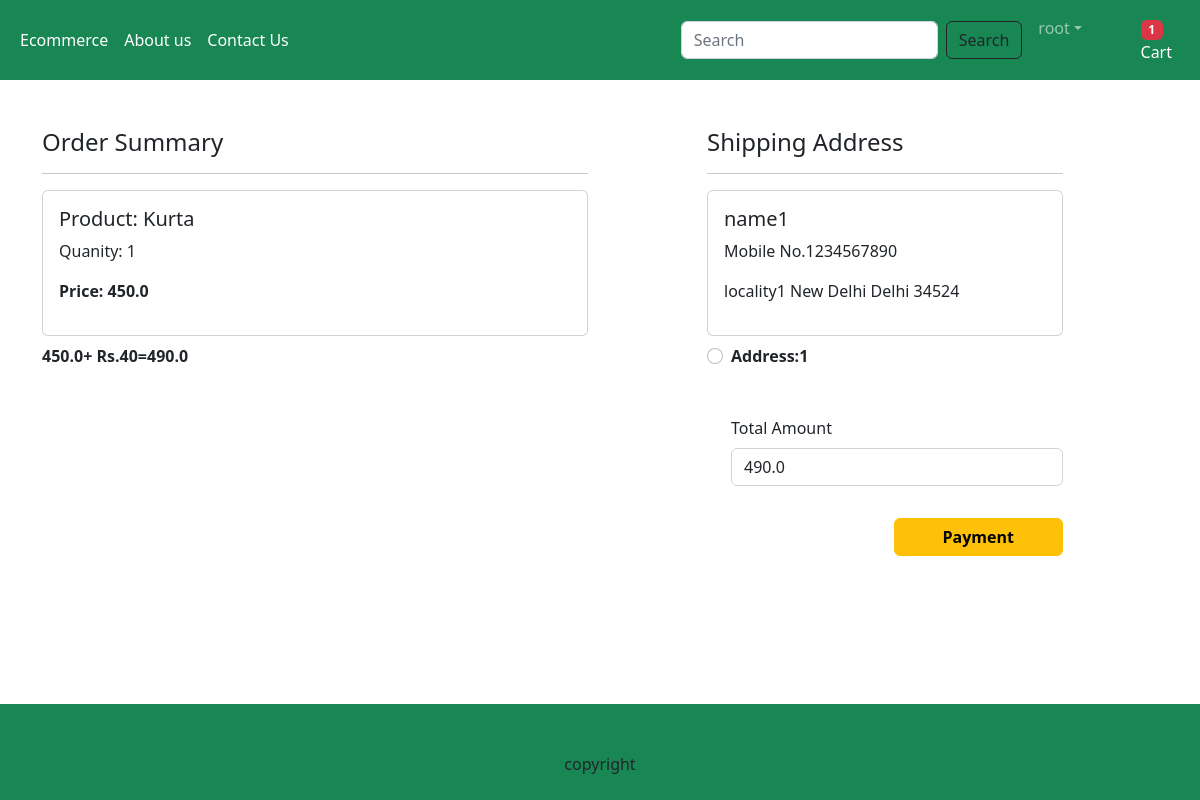
/checkout/ (signed in), run on an earlier commit of the app's database.
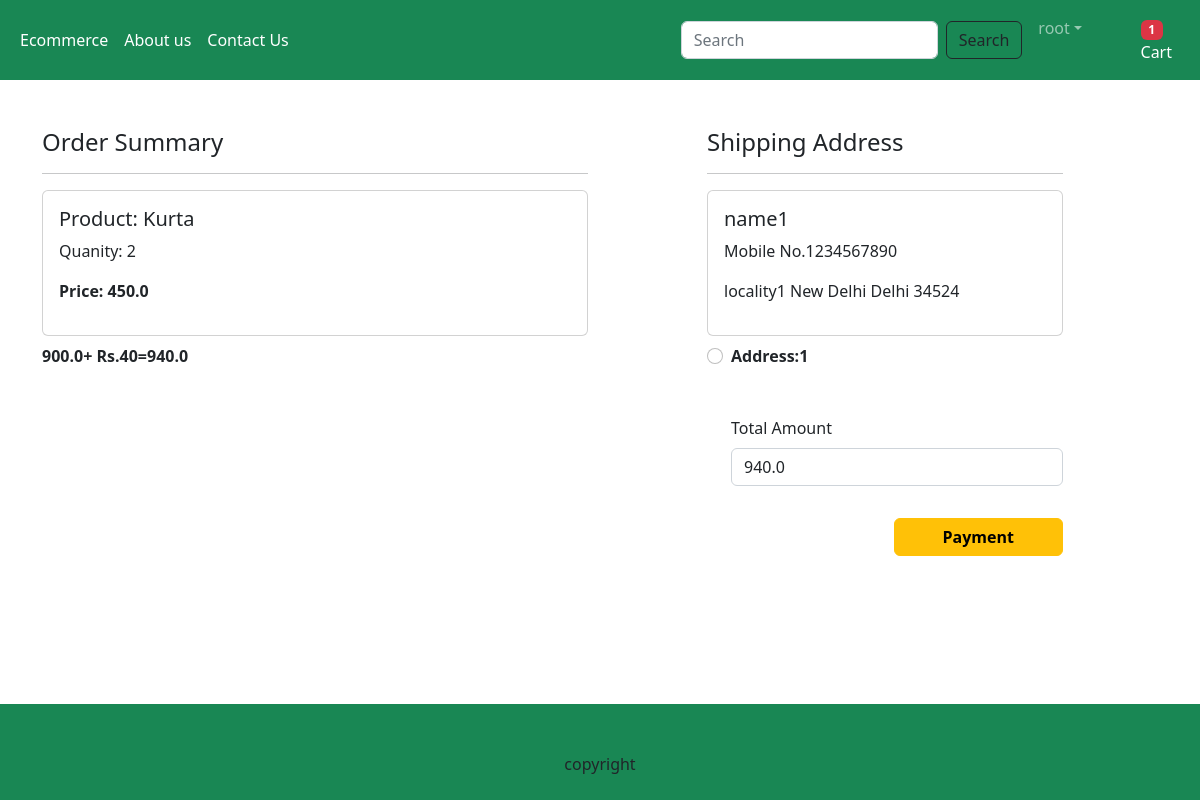
And on a later commit of the database.
### app/models.py (models this page shows, shortened)
class Cart(models.Model):
    user=models.ForeignKey(User,on_delete=models.CASCADE)
    product=models.ForeignKey(Product,on_delete=models.CASCADE)
    quantity=models.PositiveIntegerField(default=1)

class Product(models.Model):
    title=models.CharField(max_length=100)
    selling_price=models.FloatField()
    discounted_price=models.FloatField()
    description=models.TextField()
    category=models.ForeignKey(Category,on_delete=models.CASCADE)
    product_image=models.ImageField(upload_to='product')

### app/views.py (the view)
# urls.py: path('checkout/',views.checkout.as_view(),name="checkout"),
@method_decorator(login_required,name='dispatch')
class checkout(View):
    def get(self,request):
        totalitem=0
        if request.user.is_authenticated:
            totalitem=len(Cart.objects.filter(user=request.user))
        user=request.user
        add=Customer.objects.filter(user=user)
        cart_item=Cart.objects.filter(user=user)
        famount=0
        for p in cart_item:
            value=p.quantity*p.product.discounted_price
            famount+=value
        totalamount=famount+40
        return render(request,'app/checkout.html',locals())

### app/templates/app/checkout.html (shortened to what this page needs)
{% extends 'app/base.html' %}
{% load static %}
{% block main-content %}
<div class="container">
    <div class="row mt-5">
        <div class="col-sm-6">
            <h4>Order Summary</h4>
            <hr>
            {% for item in cart_item %}
            <div class="card mb-2">
                <div class="card-body">
                    <h5>Product: {{item.product.title}}</h5>
                    <p> Quanity: {{item.quantity}}</p>
                    <p class="fw-bold"> Price: {{item.product.discounted_price}}</p>
                </div>
            </div>
            {% endfor %}
            <p class="fw-bold"> {{famount}}+ Rs.40={{totalamount}}</p>
        </div>
        <div class="col-sm-4 offset-sm-1">
            <h4>Shipping Address</h4>
            <hr>
            <form method="post" id="myform">
                {% for ad in add %}
                <div class="card">
                    <div class="card-body">
                        <h5>{{ad.name}}</h5>
                        <p>Mobile No.{{ad.mobile}}</p>
                        <p>{{ad.locality}} {{ad.city}} {{ad.state}} {{ad.zipcode}}</p>
                    </div>
                </div>
                <div class="form-check mt-2 mb-5">
                    <input class="form-check-input" type="radio" name="custid" id="custadd{{forloop.counter}}" value="{{ad.id}}">
                    <label class="form-check-label fw-bold" for="custadd{{forloop.counter}}">Address:{{forloop.counter}}</label>
                </div>
                {% endfor %}
                <div class="form-check mb-3">
                    <label for="totalamount" class="form-label">Total Amount</label>
                    <input type="number" class="form-control" name="totalamount" value="{{totalamount}}" readonly >
                </div>
                <div class="text-end">
                    <button id="rzp-button1"  type="submit" class="btn btn-warning mt-3 px-5 fw-bold">Payment</button>
                </div>
            </form>
        </div>
    </div>
</div>
{% endblock main-content %}

What changed in the data, as far as the page shows it:
changed Cart "Kurta": quantity "1" → "2"
Also different on the page:
{{ famount }}: "450.0" → "900.0"
{{ totalamount }}: "490.0" → "940.0"
form field totalamount: "490.0" → "940.0"
